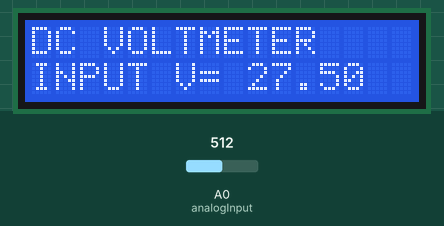
Bench run of a sketch on a simulated Arduino Uno, built with avr-gcc and run on an emulated ATmega328P. Shown: 16×2 character LCD. The test bench sets the inputs (shaded band); at power-on: A0 (analogInput) = 512.

Above: at 1.2 s.
1.3 s: A0 (analogInput) set to 716
At 1.8 s:
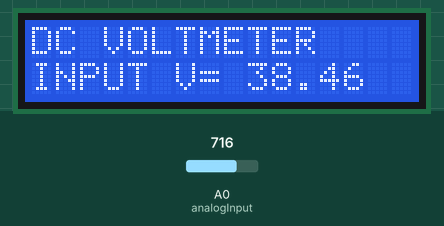
3.0 s: A0 (analogInput) set to 900
At 4.2 s:
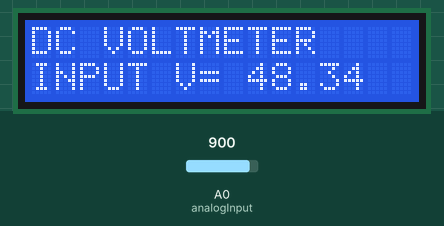
4.5 s: A0 (analogInput) set to 1023
At 5.9 s:
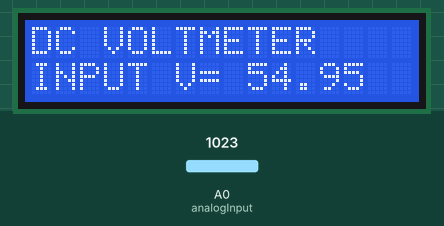
Timing chart, 0 to 7.5 s (numbered marks = the images above; inputs shaded):
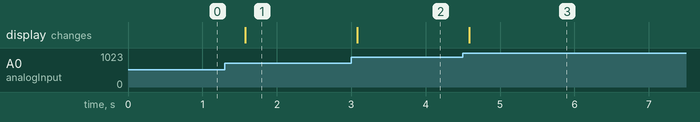

Measured:
- after the input at 1.3 s, the display: changes after 0.27 s (image 1)
- after the input at 3.0 s, the display: changes after 0.08 s (image 2)
- after the input at 4.5 s, the display: changes after 0.09 s (image 3)

The sketch:

voltage_divider.ino
```cpp
/*
DC Voltmeter
An Arduino DVM based on voltage divider concept
T.K.Hareendran
*/
#include <LiquidCrystal.h>
LiquidCrystal lcd(12,11,5,4,3,2);
int analogInput = 0;
float vout = 0.0;
float vin = 0.0;
float R1 = 100000.0; // resistance of R1 (100K) -see text!
float R2 = 10000.0; // resistance of R2 (10K) - see text!
int value = 0;
void setup(){
   pinMode(analogInput, INPUT);
   lcd.begin(16, 2);
   lcd.print("DC VOLTMETER");
}
void loop(){
   // read the value at analog input
   value = analogRead(analogInput);
   vout = (value * 5.0) / 1024.0; // see text
   vin = vout / (R2/(R1+R2));
   if (vin<0.09) {
   vin=0.0;//statement to quash undesired reading !
}
lcd.setCursor(0, 1);
lcd.print("INPUT V= ");
lcd.print(vin);
delay(500);
}
```
